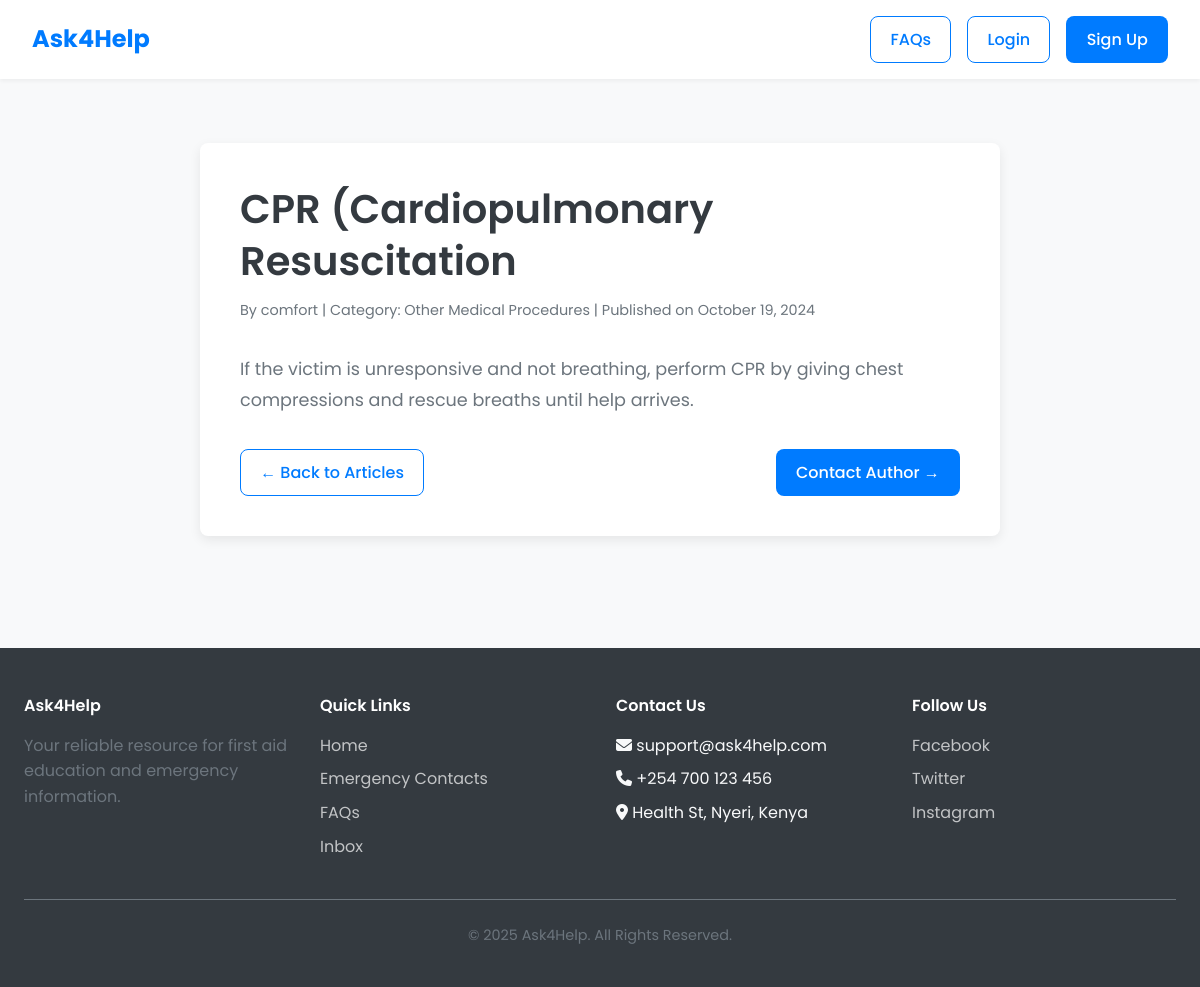
The app's page /article_detail/8/ with its own data.
### education/models.py (models this page shows, shortened)
class Article(models.Model):
    title = models.CharField(max_length=200)
    content = models.TextField()
    author = models.ForeignKey(User, on_delete=models.CASCADE)
    created_at = models.DateTimeField(auto_now_add=True)
    category = models.CharField(max_length=100, choices=[
        ('first_aid', 'First Aid'),
        ('cpr', 'CPR'),
        ('bleeding', 'Bleeding Control'),
        ('other', 'Other Medical Procedures'),
    ], default='other')
    related_contacts = models.ManyToManyField(EmergencyContact, blank=True, related_name='related_articles')

### education/views.py (the view)
# urls.py: path('article_detail/<int:id>/', views.article_detail, name='article_detail'),
def article_detail(request, id):
    article = get_object_or_404(Article, pk=id)
    related_contacts = article.related_contacts.filter(is_verified=True)
    return render(request, 'education/article_detail.html', {'article': article, 'related_contacts': related_contacts})

### education/templates/education/article_detail.html (shortened to what this page needs)
{% extends 'education/base.html' %}
{% load static %}
{% block content %}
<article class="article-detail">
    <h1>{{ article.title }}</h1>
    <p class="meta-info">
        By {{ article.author }} | Category: {{ article.get_category_display }} | Published on {{ article.created_at|date:"F d, Y" }}
    </p>
    <div class="content">
        {{ article.content|linebreaks }}
    </div>
    <div style="margin-top: 2rem; display:flex; justify-content: space-between;">
        <a href="{% url 'education:index' %}" class="btn btn-secondary">← Back to Articles</a>
        <a href="{% url 'conversation:new' article.id %}" class="btn btn-primary">Contact Author →</a>
    </div>
</article>
{% endblock %}

### static/css/styles.css (style rules this page uses)
:root { --primary-color: #007BFF; --secondary-color: #17A2B8; --success-color: #28a745; --danger-color: #dc3545; --light-color: #f8f9fa; --dark-color: #343a40; --gray-color: #6c757d; --border-color: #dee2e6; --shadow: 0 4px 12px rgba(0, 0, 0, 0.08); --shadow-hover: 0 6px 16px rgba(0, 0, 0, 0.12); --border-radius: 8px; --font-family: 'Poppins', sans-serif; }
* { box-sizing: border-box; margin: 0; padding: 0; }
body { font-family: var(--font-family); background-color: var(--light-color); color: var(--dark-color); line-height: 1.6; }
h1, h2, h3, h4, h5, h6 { color: var(--dark-color); font-weight: 600; line-height: 1.3; margin-bottom: 0.75rem; }
h1 { font-size: 2.5rem; }
p { margin-bottom: 1rem; color: var(--gray-color); }
a { color: var(--primary-color); text-decoration: none; transition: color 0.3s ease; }
.btn { padding: 0.6rem 1.2rem; border-radius: var(--border-radius); font-weight: 500; text-align: center; transition: all 0.3s ease; border: 1px solid transparent; cursor: pointer; }
.btn-primary { background-color: var(--primary-color); color: #fff; }
.btn-secondary { background-color: #fff; color: var(--primary-color); border: 1px solid var(--primary-color); }
.article-detail { max-width: 800px; margin: 2rem auto; padding: 2.5rem; background-color: #fff; border-radius: var(--border-radius); box-shadow: var(--shadow); }
.article-detail .meta-info { color: var(--gray-color); font-size: 0.9rem; margin-bottom: 2rem; }
.article-detail .content { font-size: 1.1rem; line-height: 1.8; }

### records on screen
Article: title "CPR (Cardiopulmonary Resuscitation", author "comfort", category "Other Medical Procedures", created_at "October 19, 2024", content "If the victim is unresponsive and not breathing, perform CPR by giving chest compressions and rescue breaths until help arrives."
